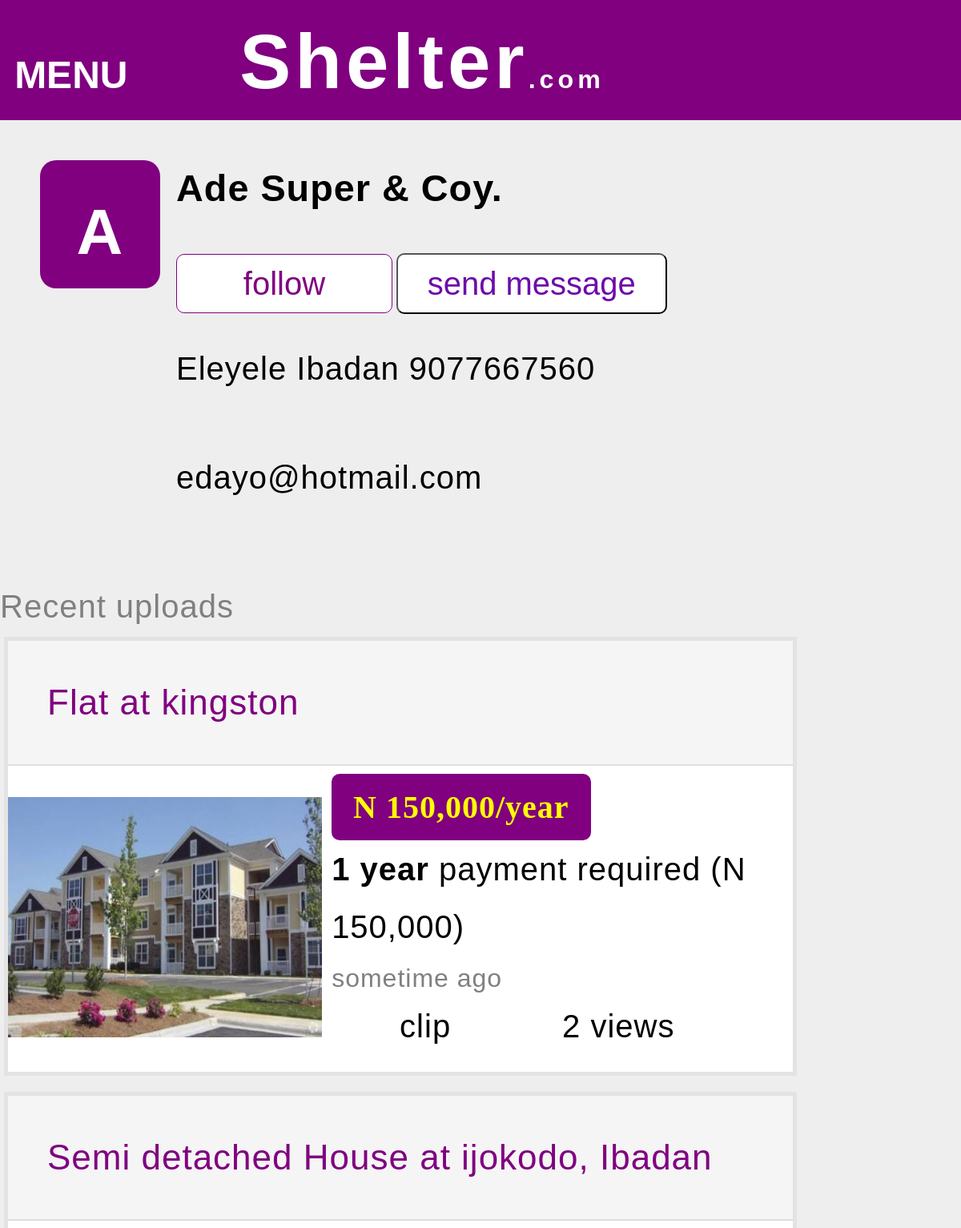
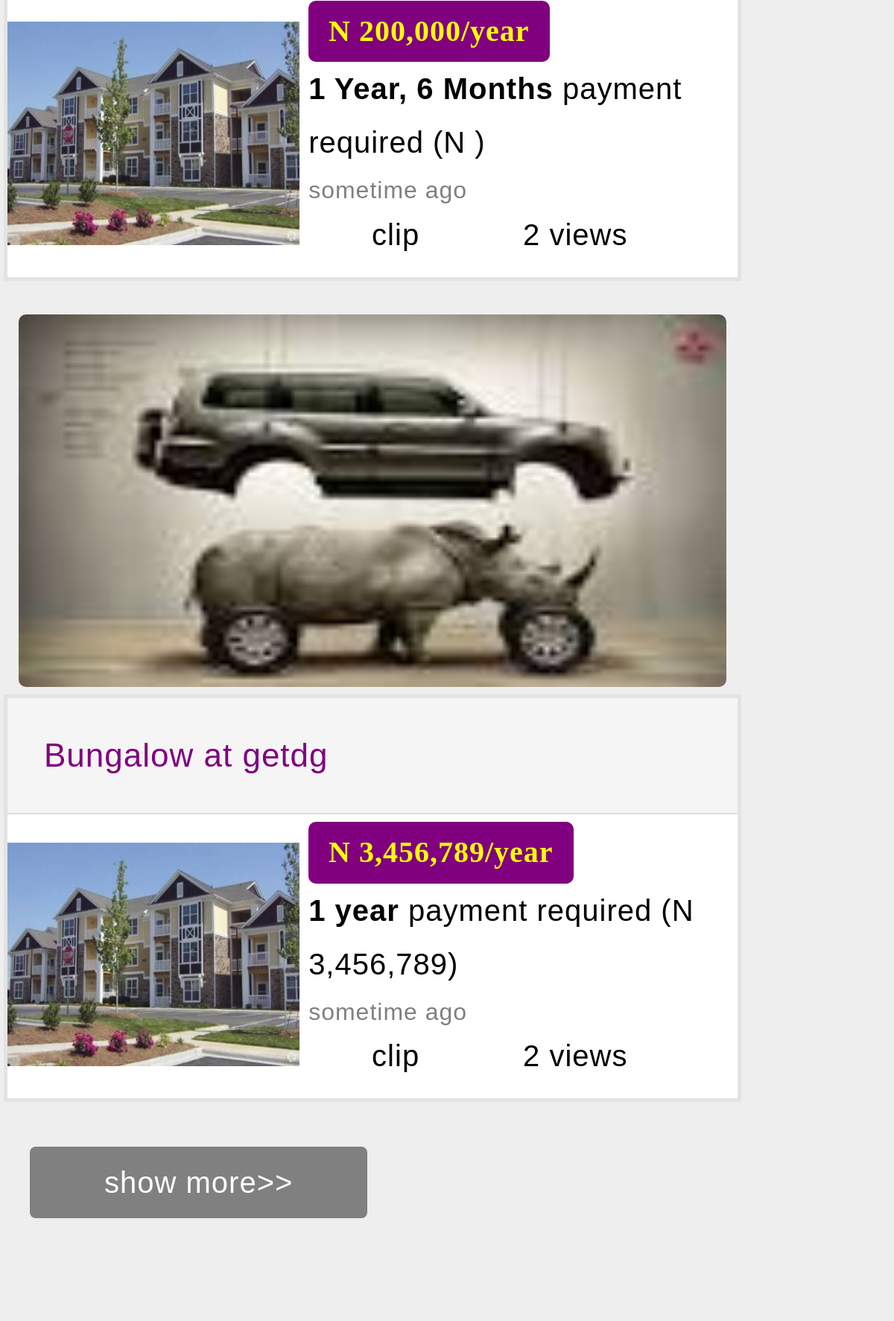
The app's page /adesuper/index.php (upper part) with its own data (2 pictures, top to bottom).
### tables this page shows
CREATE TABLE `profiles` (
  `ID` int(10) NOT NULL,
  `Business_Name` varchar(30) NOT NULL,
  `Office_Address` varchar(150) NOT NULL,
  `Office_Tel_No` bigint(11) NOT NULL,
  `Business_email` char(30) NOT NULL,
  `CEO_Name` varchar(30) NOT NULL,
  `Phone_No` bigint(11) NOT NULL,
  `Alt_Phone_No` bigint(11) NOT NULL,
  `email` char(30) NOT NULL,
  `User_ID` varchar(20) NOT NULL,
  `password` varchar(30) NOT NULL,
  `timestamp` int(20) NOT NULL
);

### adesuper/index.php (called while the page is built)
<?php $BN = "Ade Super & Coy.";$Aid ="adesuper";$key = "1477562968";require('../profile/profile.php');?>

### require/connexion.php (called while the page is built, shortened)
<?php
$root = "http://192.168.173.1/shelter";
?>

### profile/profile.php (the view, shortened to what this page needs)
<html>
<link href="../css/general.css" type="text/css" rel="stylesheet" />
<link href="../css/profile_styles.css" type="text/css" rel="stylesheet" />
<link href="../css/header_styles.css" type="text/css" rel="stylesheet" />
<link href="../css/propertybox_styles.css" type="text/css" rel="stylesheet" />
<head>
<?php
		require('../require/header.php');
$getprofile = mysql_query("SELECT * FROM profiles WHERE ID='".$key."'");
if($getprofile and mysql_num_rows($getprofile)==1){
while($user = mysql_fetch_array($getprofile,MYSQL_ASSOC)){
		$BizName = $user['Business_Name'];
		$OAddress = $user['Office_Address'];
		$OTel = $user['Office_Tel_No'];
		$email = $user['email'];
		}
	}
	else{
	echo 'Profile was unable to reach';
	exit();
}
?>
<?php
$followup = '';
$sendmessage ='';
$followStatus = '';
switch($status){
default:
$sendmessage = "<a href=\"$root/cta/checkin.php?_rdr=1\"><button class=\"profile-buttons\" id=\"sendmessage-button\"><span class=\"black-icon\" id=\"message-icon\"></span>send message</button></a>";
	$followup =  "<a href=\"$root/cta/checkin.php?_rdr=1\"><button class=\"follow-button\" id=\"follow-button\"><i class=\"black-icon follow-icon\"></i> follow</button></a>";
	break;
}
?>
</head>
<body class="no-pic-background">
<div class="main-content">
<div id="logo-and-name">
<div id="biz-logo-container">
<?php echo "<h1 class=\"avatar\">".substr($BizName,0,1)."</h1> "?>
</div>
<div id="about-biz">
<?php
echo "<h3  id=\"bizname\" >$BizName</h3>";
if($followStatus=='yes'){
	echo "<div class=\"follow-message-container\">".$followup.$sendmessage."</div>";
}
else if ($followStatus=='no'){
	echo "<div class=\"follow-message-container\">".$followup.$sendmessage."</div>";
}
else{
	echo "<div class=\"follow-message-container\">".$followup.$sendmessage."</div>";
}
 ?>
<p><?php echo $OAddress?></p>
<p><?php echo $OTel?></p>
<p> <?php echo $email?></p>
</div>
</div>
<br/>
<div class="recent-uploads">
<p style="color:grey;text-align:center;margin-bottom:10px" >Recent uploads</p>
<?php
$max = 7;
if(isset($_GET['next']) && $_GET['next']>0){
	$start = $_GET['next'];
	$end = $_GET['next'] + $max;
}
 else{
	 $start = 0;
	 $end = $max;
 }
$fetchproperties = mysql_query("SELECT property_ID,directory,type,location,rent,min_payment,bath,toilet,description,uploadby,date_uploaded,timestamp,views FROM
                               properties WHERE (uploadby='$Aid')ORDER BY date_uploaded DESC LIMIT $start,$end");
if($fetchproperties){
	$count=0;
	while($property = mysql_fetch_array($fetchproperties,MYSQL_ASSOC)){
	$propertyId[$count] = $property['property_ID'];
	$count++;
		}
require("../require/propertyboxes.php");
if(!empty($propertyId)){
echo "<a class=\"show-more-link\" href =\"?next=$end\" >show more>></a>";
}
	}
else{
	echo "<div class=\"no-property\" align=\"center\"><b>An error occured!!</b></div>";
			}
?>
</div>
</div>
<div class="rhs">
</div>
</body>
</html>

### css/general.css (style rules this page uses)
html { font-size: 16px; font-weight:normal; line-height:1.2em; }
html,button,input,select,option { font-family: Helvetica,Georgia,"Century Gothic",Arial,sans-serif; }
h1,h2,h3,h4,h5,h6 { line-height:150%; }
a { color:blue; }
.show-more-link { display:inline-block; padding:2%; padding-right:10%; padding-left:10%; margin:4%; border-radius:8px; font-family:arial; background-color: grey; color:white; font-size:100%; }
@media only screen and (min-device-width: 300px) and (max-device-width: 1000px) { body { max-width:1000px; min-width:300px; } }
@media only screen and (min-device-width: 300px) and (max-device-width: 1000px) { body { font-size:250%; letter-spacing: 1px; } }
@media only screen and (min-device-width: 300px) and (max-device-width: 1000px) { p,h1,h2,h3,h4,h5,h6,span,li,.inline-block,.inline-block-fullwidth { display:inline-block; max-height:1000px; } }
@media only screen and (min-device-width: 300px) and (max-device-width: 1000px) { div.main-content { width:100%; font-size:100%; } }
@media only screen and (min-device-width: 300px) and (max-device-width: 1000px) { .rhs { margin-top:5%; width:90%; padding:5%; } }
@media only screen and (min-device-width: 300px) and (max-device-width: 1000px) { .follow-button,.unfollow-button { width:300px; } }
body { margin: 0px; }
button,input,select { font-size:100%; }
div.top-nav-bar,body { width:100%; }
p,a,li,label { line-height:1.4em; }
body.no-pic-background { background-color:#eeeeee; }
a { text-decoration:none; }
.follow-button,.unfollow-button { cursor:pointer; margin-top:5px; text-align:center; margin-right:5px; border:1px solid purple; border-radius:5px; }
.follow-button { background-color:white; color:purple; }

### css/profile_styles.css (style rules this page uses)
#bizname { padding:0px; margin:0px; }
h1.avatar { line-height:90%; }
@media only screen and (min-device-width: 300px) and (max-device-width: 1000px) { #logo-and-name { width:90%; margin:auto; margin-top:3%; padding:2%; height:450px; } }
@media only screen and (min-device-width: 300px) and (max-device-width: 1000px) { #biz-logo-container { float:left; height:130px; width:150px; color:white; text-align:center; padding-bottom:30px; border-radius:20px; background:purple; } }
@media only screen and (min-device-width: 300px) and (max-device-width: 1000px) { #about-biz { float:left; width:75%; padding-left:20px; } }
@media only screen and (min-device-width: 300px) and (max-device-width: 1000px) { .follow-message-container { width:100%; } }
@media only screen and (min-device-width: 300px) and (max-device-width: 1000px) { #sendmessage-button,#follow-button,#editprofile-button { margin-top:5%; padding:2%; border-radius:10px; } }
@media only screen and (min-device-width: 300px) and (max-device-width: 1000px) { #sendmessage-button { background-color:white; color:#6D0AAA; width:50%; } }
@media only screen and (min-device-width: 300px) and (max-device-width: 1000px) { #follow-button { width:40%; margin-top:7%; padding:2%; } }
.profile-buttons { cursor:pointer; }
.recent-uploads { width:100%; margin:auto; }

### records on screen
profiles: Business_Name "A", Business_Name "Ade Super & Coy.", Office_Address "Eleyele Ibadan", Office_Tel_No "9077667560", email "edayo@hotmail.com"

### other values on screen
$type[$i] "Flat"
$location[$i] "kingston"
$rentperannum "150,000"
$min_payment[$i] "1 year"
$firstpayment "150,000"
timeuploaded($howlong[$i]) "sometime ago"
$views[$i] "2"
$type[$i] "Semi detached House"
$location[$i] "ijokodo, Ibadan"
$rentperannum "200,000"
$min_payment[$i] "1 Year, 6 Months"
$type[$i] "Bungalow"
$location[$i] "getdg"
$rentperannum "3,456,789"
$firstpayment "3,456,789"
